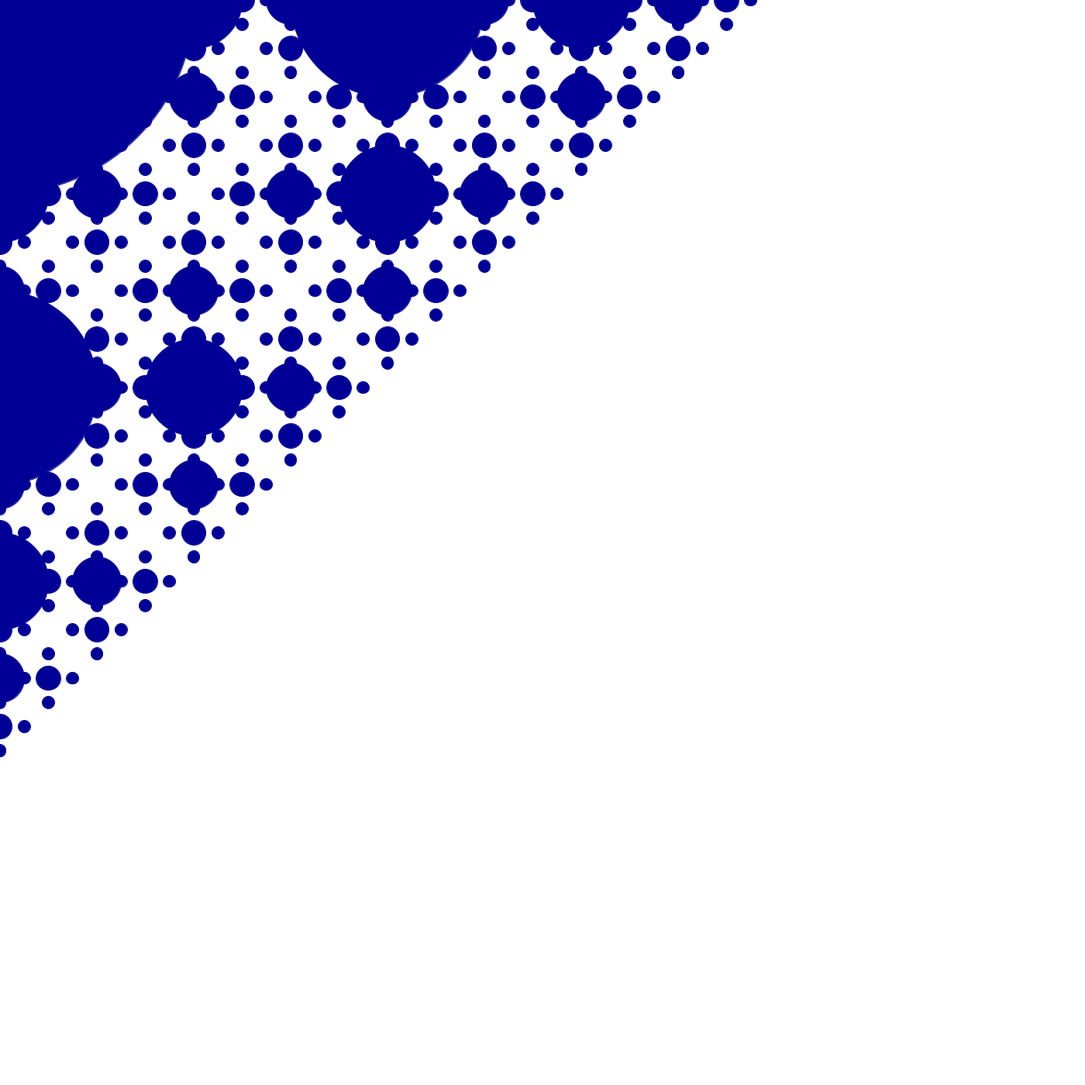
Frame 1 (no input)
Frame 60 (the mouse pressed at the canvas centre just before this capture): identical to frame 1, image omitted
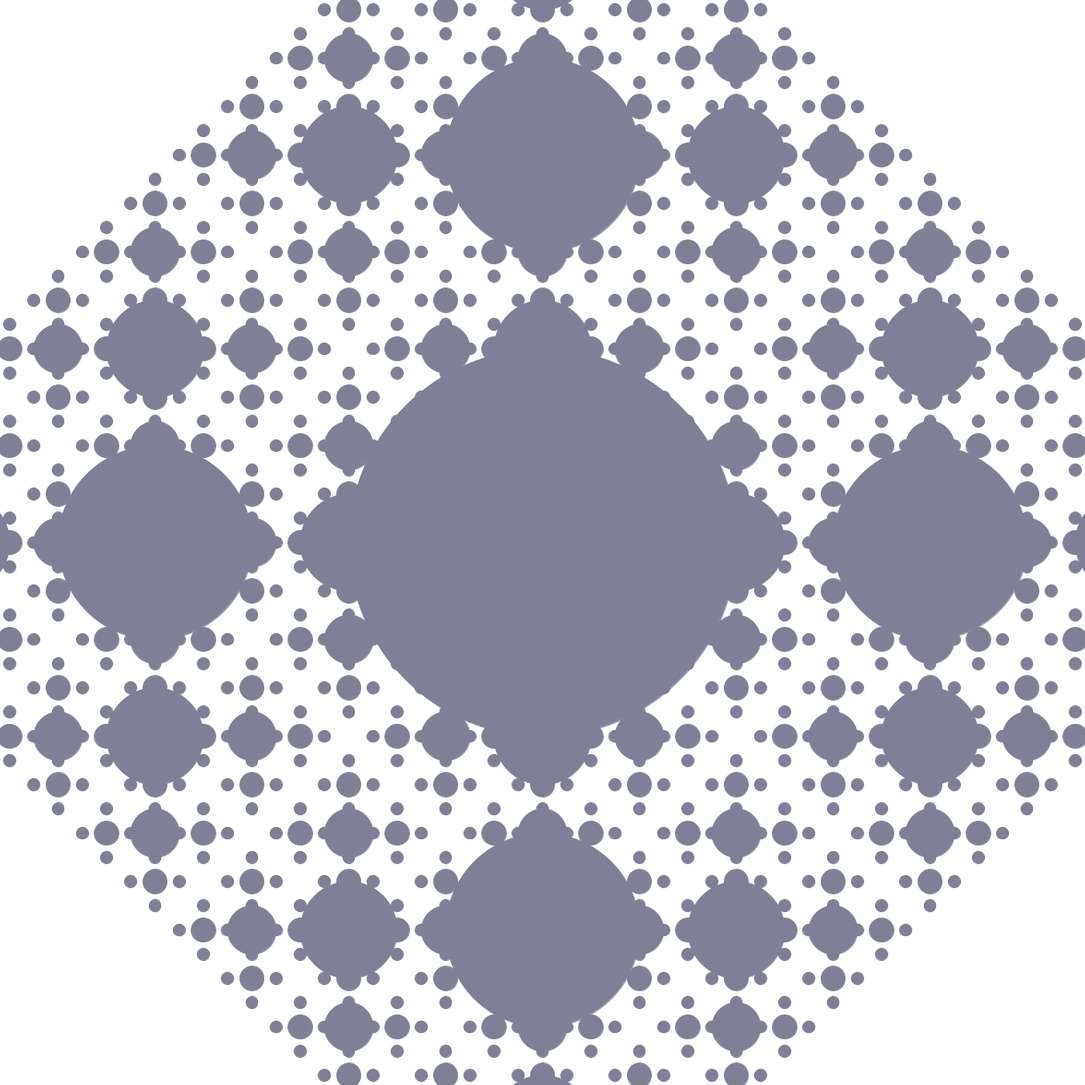
Frame 120 (the mouse held since frame 60 and released just before this capture)

The Processing sketch that drew these frames (run headless with seeded random() and noise(); from frame 60 on, the mouse is pressed at the canvas centre):

// Processing sketch: sketch_211107a
// ── sketch_211107a.pde
//自相似

void setup(){
 size(1400,1400);
 background(255);
//frameRate(2);
 
}

void draw(){
  background(255);
  drawCircle(mouseX,mouseY,500);
}

void drawCircle(float x,float y,float rr){
  float a=map(mouseX,0,width,0,255);
  float b=map(mouseY,0,width,0,255);
  stroke(b,a,150);
  fill(a,b,150);
  ellipse(x,y,rr,rr);
  if(rr>30){
   drawCircle(x,y+rr,rr/2);
   drawCircle(x,y-rr,rr/2);
   drawCircle(x-rr,y,rr/2);
   drawCircle(x+rr,y,rr/2);
  }
}
